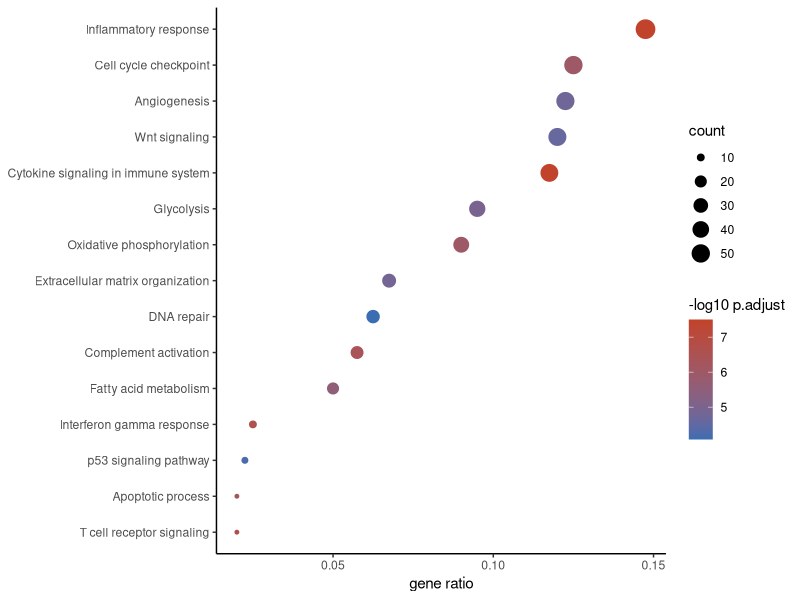

Reproduce this figure in R.
#!/usr/bin/env Rscript
# Standalone reproduction. Run inside the pinned pubready container.
suppressPackageStartupMessages(library(ggplot2))

raw <- read.csv("input_enrichment_results.csv", check.names = FALSE)
d <- data.frame(term = as.character(raw[["Description"]]), padj = as.numeric(raw[["p.adjust"]]))
d$count <- as.numeric(raw[["Count"]])
d$x <- sapply(strsplit(as.character(raw[["GeneRatio"]]), "/"), function(a) as.numeric(a[1])/as.numeric(a[2])); xlab <- "gene ratio"
d <- d[order(d$padj), ][seq_len(min(15, nrow(d))), ]
# Wrap each term at about 45 characters, as the figure does.
d$label <- d$term
for (i in seq_len(nrow(d))) d$label[i] <- paste(strwrap(d$term[i], 46), collapse = "\n")
d$label <- factor(d$label, levels = d$label[order(d$x)])
p <- ggplot(d, aes(x, label)) + geom_point(aes(size = count, colour = -log10(padj))) +
  scale_colour_gradient(low = "#3B6DB3", high = "#C1432B", name = "-log10 p.adjust") + labs(x = xlab, y = NULL) + theme_classic()
p <- p
ggsave("figure_enrichment_results_enrich.pdf", p, width = 7.72, height = 7.00)
cat("Reproduced figure.\n")
